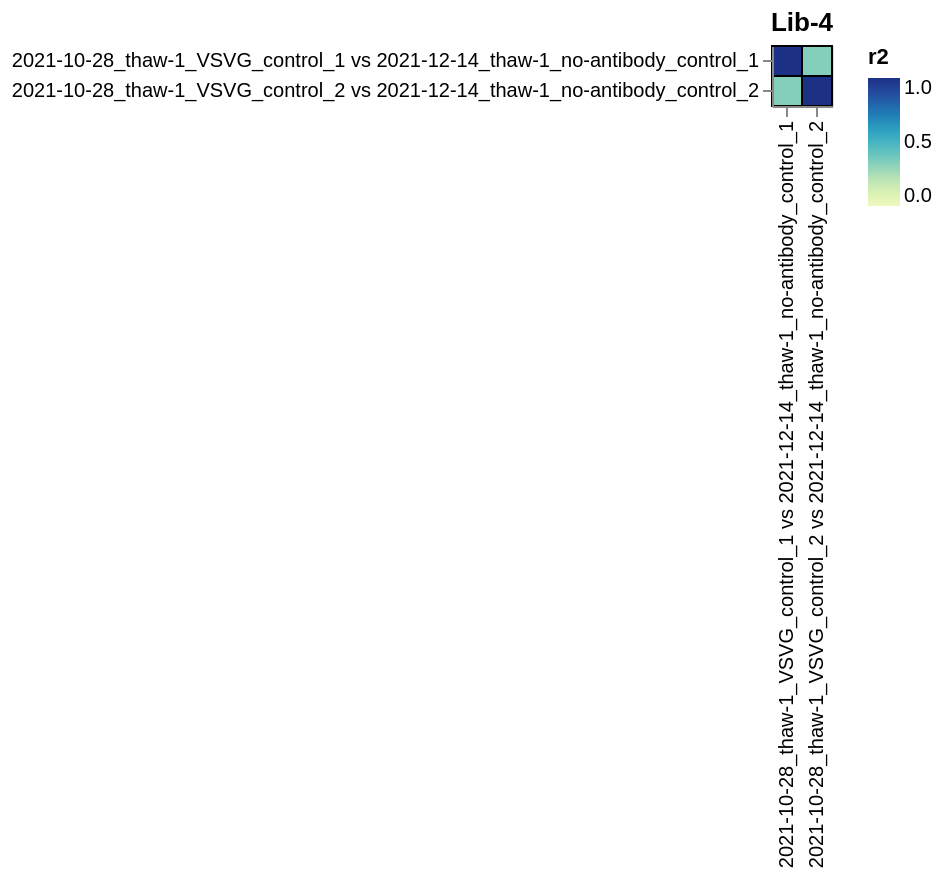

Source (Vega-Lite JSON):
### Vega-Lite specification from a JSON file in a GitHub repository (floating-point values rounded to 4 significant figures)
{"config": {"view": {"continuousWidth": 400, "continuousHeight": 300}, "axis": {"labelLimit": 500}}, "data": {"name": "data-eed754780e11bfe8800340e73e287d26"}, "mark": {"type": "rect", "stroke": "black"}, "encoding": {"color": {"field": "r2", "scale": {"zero": true}, "type": "quantitative"}, "tooltip": [{"field": "library", "type": "nominal"}, {"field": "sample_1", "type": "nominal"}, {"field": "sample_2", "type": "nominal"}, {"field": "r2", "format": ".3g", "type": "quantitative"}], "x": {"field": "sample_1", "title": null, "type": "nominal"}, "y": {"field": "sample_2", "title": null, "type": "nominal"}}, "height": {"step": 15}, "title": "Lib-4", "width": {"step": 15}, "$schema": "https://vega.github.io/schema/vega-lite/v5.json", "datasets": {"data-eed754780e11bfe8800340e73e287d26": [{"library": "Lib-4", "sample_1": "2021-10-28_thaw-1_VSVG_control_1 vs 2021-12-14_thaw-1_no-antibody_control_1", "sample_2": "2021-10-28_thaw-1_VSVG_control_1 vs 2021-12-14_thaw-1_no-antibody_control_1", "r2": 1.0}, {"library": "Lib-4", "sample_1": "2021-10-28_thaw-1_VSVG_control_2 vs 2021-12-14_thaw-1_no-antibody_control_2", "sample_2": "2021-10-28_thaw-1_VSVG_control_1 vs 2021-12-14_thaw-1_no-antibody_control_1", "r2": 0.3389}, {"library": "Lib-4", "sample_1": "2021-10-28_thaw-1_VSVG_control_1 vs 2021-12-14_thaw-1_no-antibody_control_1", "sample_2": "2021-10-28_thaw-1_VSVG_control_2 vs 2021-12-14_thaw-1_no-antibody_control_2", "r2": 0.3389}, {"library": "Lib-4", "sample_1": "2021-10-28_thaw-1_VSVG_control_2 vs 2021-12-14_thaw-1_no-antibody_control_2", "sample_2": "2021-10-28_thaw-1_VSVG_control_2 vs 2021-12-14_thaw-1_no-antibody_control_2", "r2": 1.0}]}}
